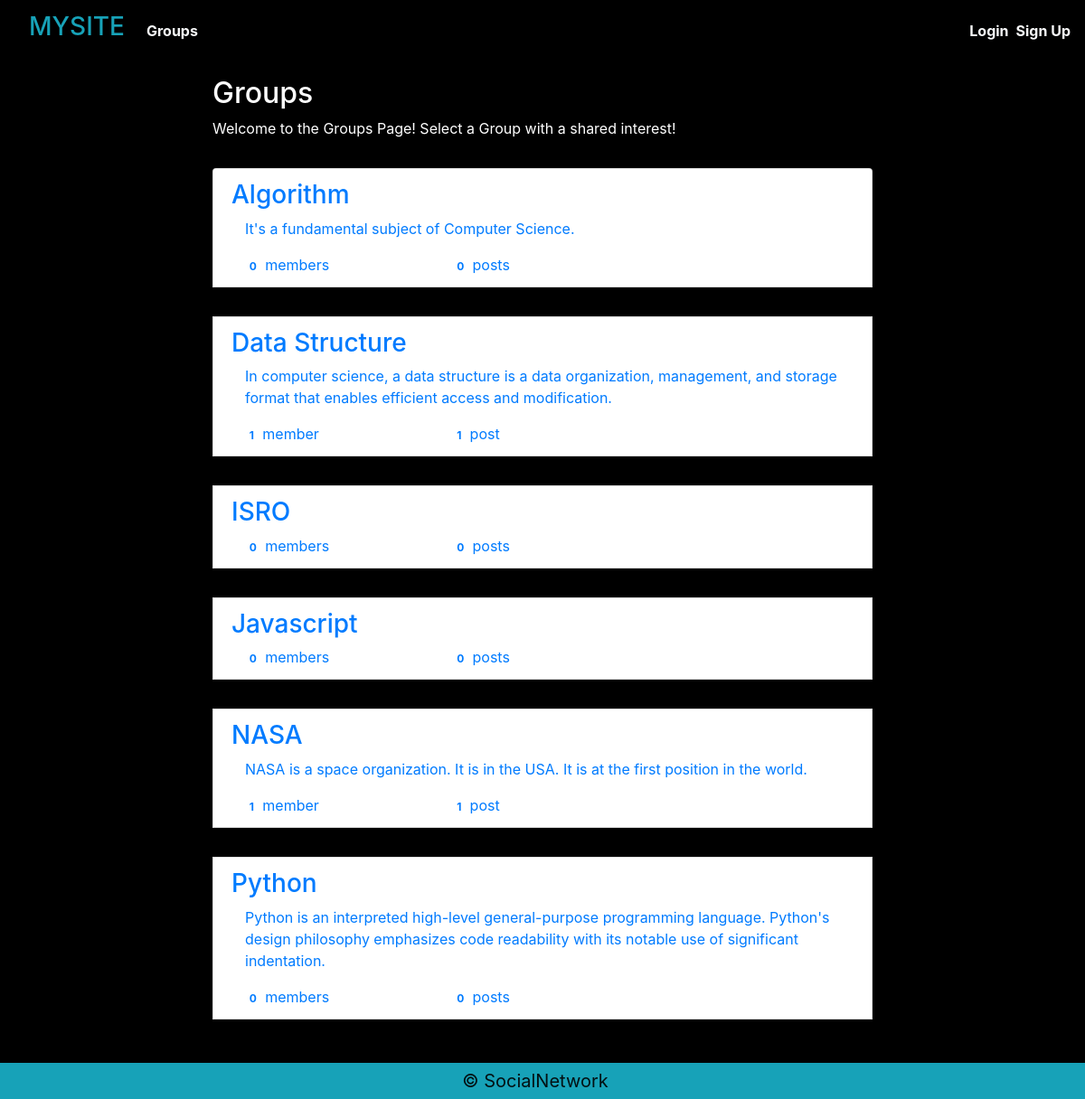
The app's page /groups/ with its own data.
### groups/models.py (models this page shows, shortened)
class Group(models.Model):
    name = models.CharField(max_length=255, unique=True)
    slug = models.SlugField(allow_unicode=True, unique=True)
    description = models.TextField(blank=True, default='')
    description_html = models.TextField(editable=False, default='', blank=True)
    members = models.ManyToManyField(User,through="GroupMember")
    class Meta:
        ordering = ["name"]

### groups/views.py (the view)
# urls.py: path('', views.ListGroups.as_view(), name="all"),
class ListGroups(generic.ListView):
    model = Group

### groups/templates/groups/group_list.html (shortened to what this page needs)
{% extends "groups/group_base.html" %}
{% block pregroup %}
<div class="row justify-content-around mt-3">
	<div class="col-md-8">
	<div class="content">
		<h2>Groups</h2>
		<p>Welcome to the Groups Page! Select a Group with a shared interest!</p>
	</div>
    </div>
</div>
{% endblock pregroup %}
{% block group_content %}
<div class="row justify-content-around mt-3">
<div class="col-md-8">
	<div class="list-group">
		{% for group in object_list %}
		  <a class="list-group-item" href="{% url 'groups:single' slug=group.slug %}">
			     <h3 class="title list-group-item-heading">{{ group.name }}</h3>
			<div class="list-group-item-text container-fluid">
				{{ group.description_html|safe }}
				<div class="row">
					<div class="col-md-4">
						<span class="badge">{{ group.members.count }}</span> member{{ group.members.count|pluralize }}
					</div>
					<div class="col-md-4">
						<span class="badge">{{ group.posts.count }}</span> post{{ group.posts.count|pluralize }}
					</div>
				</div>
			</div>
		</a>
		{% endfor %}
	</div>
</div>
</div>
{% endblock group_content %}

### static/SocialNetwork/css/master.css (style rules this page uses)
body { margin: 0; overflow-y: scro; overflow-x: hidden; background-color: black; color:white; height: 50%; }

### records on screen
Group: name "Algorithm", description_html "It's a fundamental subject of Computer Science.", members.count "0", posts.count "0"
Group: name "Data Structure", description_html "In computer science, a data structure is a data organization, management, and storage format that enables efficient access and modification.", members.count "1", posts.count "1"
Group: name "ISRO", members.count "0", posts.count "0"
Group: name "Javascript", members.count "0", posts.count "0"
Group: name "NASA", description_html "NASA is a space organization. It is in the USA. It is at the first position in the world.", members.count "1", posts.count "1"
Group: name "Python", description_html "Python is an interpreted high-level general-purpose programming language. Python's design philosophy emphasizes code readability with its notable use of significant indentation.", members.count "0", posts.count "0"
